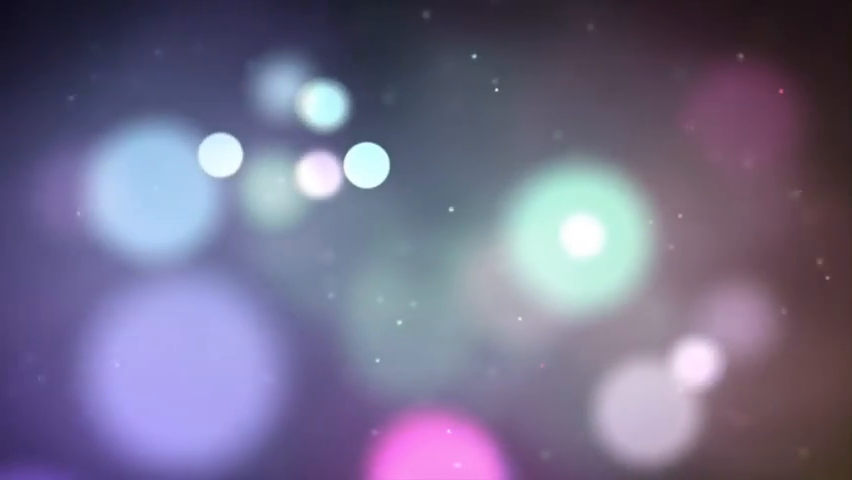
#> input picture frame 39 of src2/opencv/data/video_bg.mp4, 852 x 480 px, given in place of the camera
$ jupyter execute videocapture.ipynb
#> lines starting #> are read from the running program, lines starting #| are printed output that depends on the picture
[cell 1]
import cv2
cap = cv2.VideoCapture(0)
if not cap.isOpened():
    raise RuntimeError("ERROR! Unable to open camera")
try:
    width = int(cap.get(cv2.CAP_PROP_FRAME_WIDTH))
    heigth = int(cap.get(cv2.CAP_PROP_FRAME_HEIGHT))
    print(f'width = {width}, heigth = {heigth}')

    while True:
        ret, frame = cap.read()
#> frame is the input picture: shape (480, 852, 3); mean B, G, R 138.1, 109.7, 115

        gray = cv2.cvtColor(frame, cv2.COLOR_BGR2GRAY)
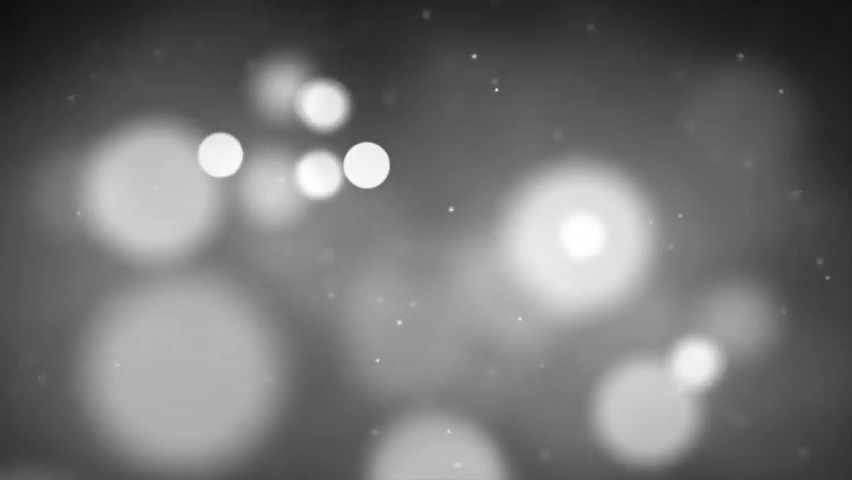
#> gray: shape (480, 852); min 15, max 255, mean 114.5
        flip_frame = cv2.flip(frame, 1)
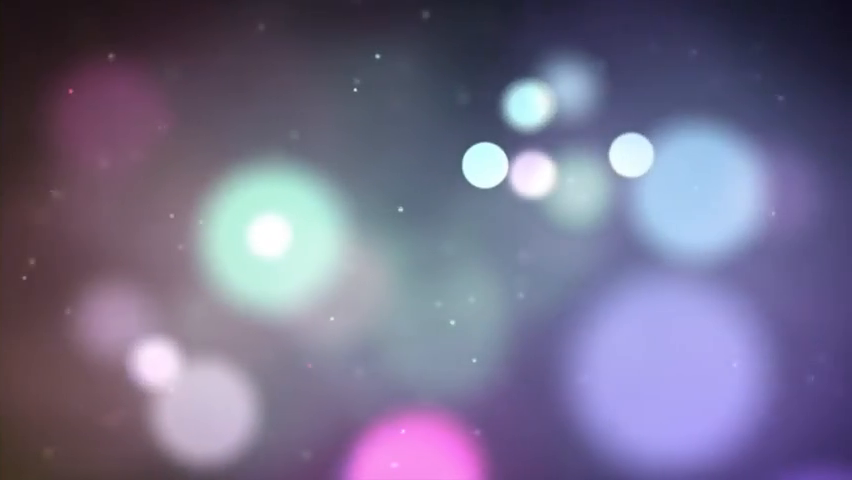
#> flip_frame: shape (480, 852, 3); mean B, G, R 138.1, 109.7, 115
        cv2.imshow('frame', flip_frame)

        if cv2.waitKey(1) == 27:
#> (key Esc is pressed here)
             break
finally:
    cap.release()
    cv2.destroyAllWindows()

[cell 2]
import cv2
cap = cv2.VideoCapture("/dev/video0")
if not cap.isOpened():
    raise RuntimeError("ERROR! Unable to open camera")
try:
    width = int(cap.get(cv2.CAP_PROP_FRAME_WIDTH))
    heigth = int(cap.get(cv2.CAP_PROP_FRAME_HEIGHT))
    print(f'width = {width}, heigth = {heigth}')

    fourcc = cv2.VideoWriter_fourcc(*'DIVX')
    out = cv2.VideoWriter('./test__.avi', fourcc, 20,
    (width, heigth), isColor=False)

    while True:
        ret, frame = cap.read()
        gray = cv2.cvtColor(frame, cv2.COLOR_BGR2GRAY)
        dd = cv2.flip(gray, 1)
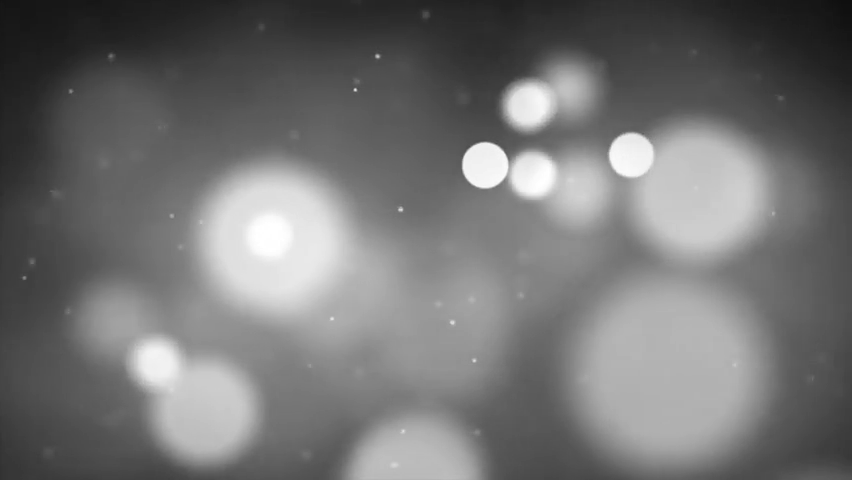
#> dd: shape (480, 852); min 15, max 255, mean 114.5
        cv2.imshow('frame', dd)
        out.write(dd)
        if cv2.waitKey(1) == 27:
#> (key Esc is pressed here)
            break

finally:
    cap.release()
    out.release()
    cv2.destroyAllWindows()

$ run again, starting later in the video
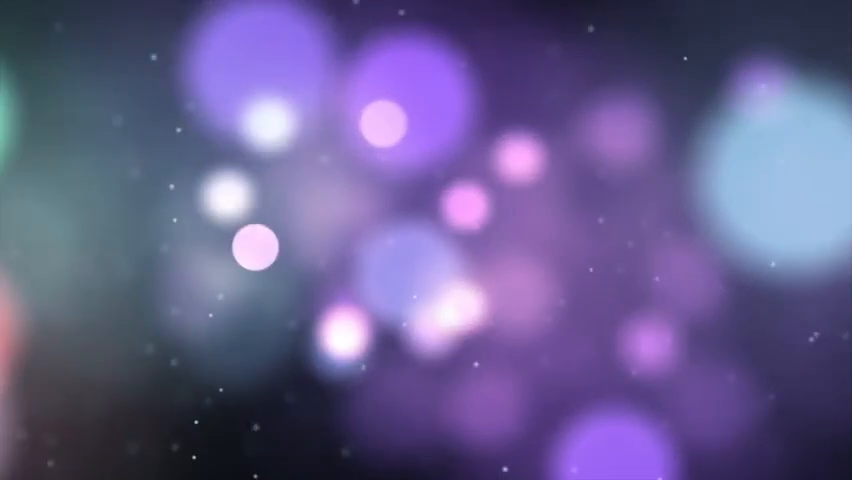
#> input picture frame 176 of src2/opencv/data/video_bg.mp4, 852 x 480 px, given in place of the camera
#> frame is the input picture: shape (480, 852, 3); mean B, G, R 142.2, 92.9, 101.6
#> `flip_frame = cv2.flip(frame, 1)`:
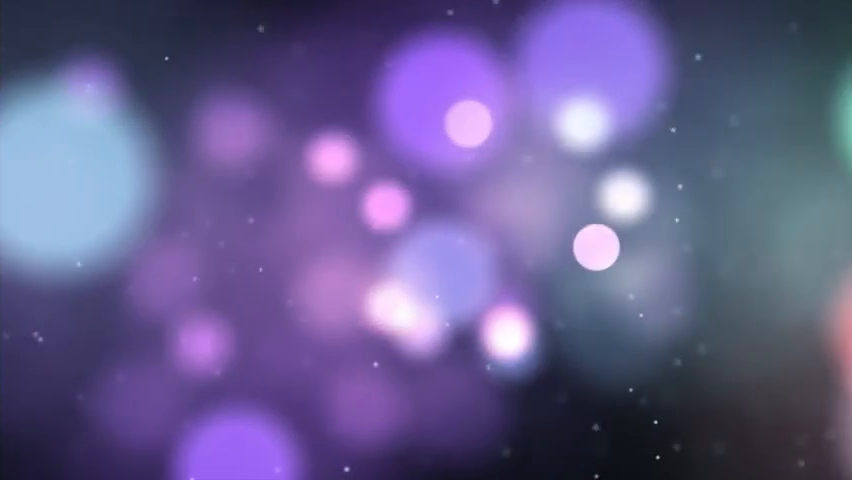
#> flip_frame: shape (480, 852, 3); mean B, G, R 142.2, 92.9, 101.6
#> `dd = cv2.flip(gray, 1)`:
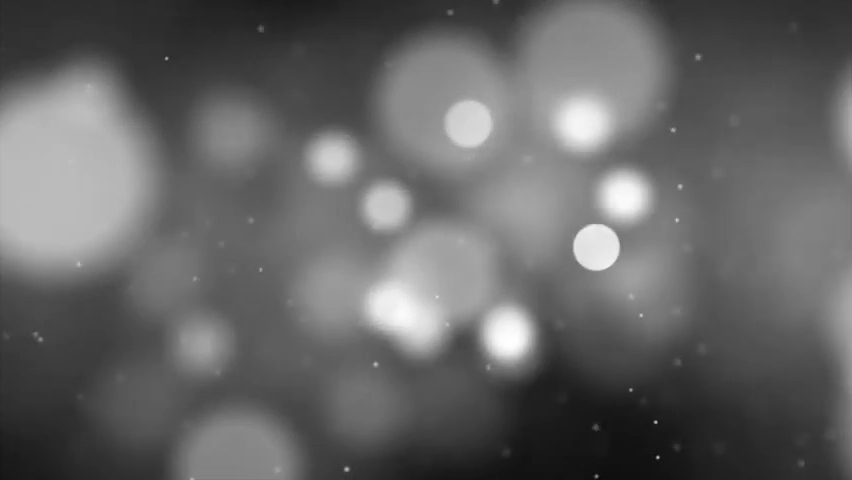
#> dd: shape (480, 852); min 5, max 254, mean 101.2

$ run again, starting later in the video
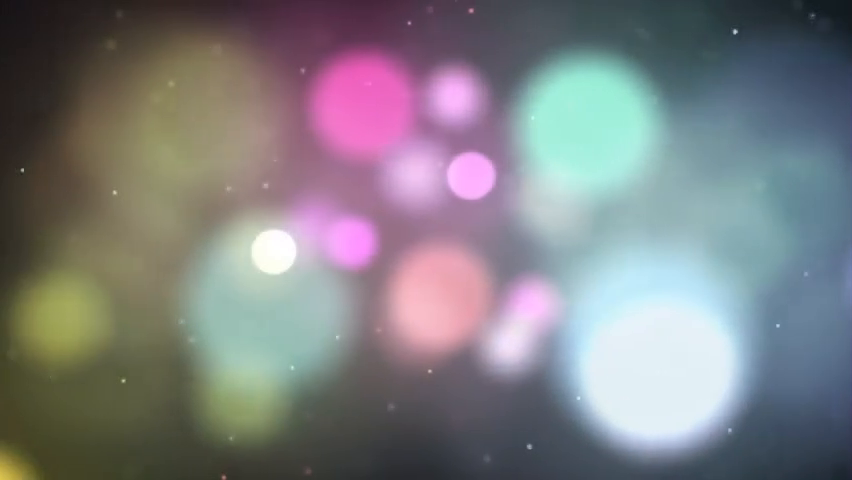
#> input picture frame 313 of src2/opencv/data/video_bg.mp4, 852 x 480 px, given in place of the camera
#> frame is the input picture: shape (480, 852, 3); mean B, G, R 129.5, 125.9, 125.8
#> `flip_frame = cv2.flip(frame, 1)`:
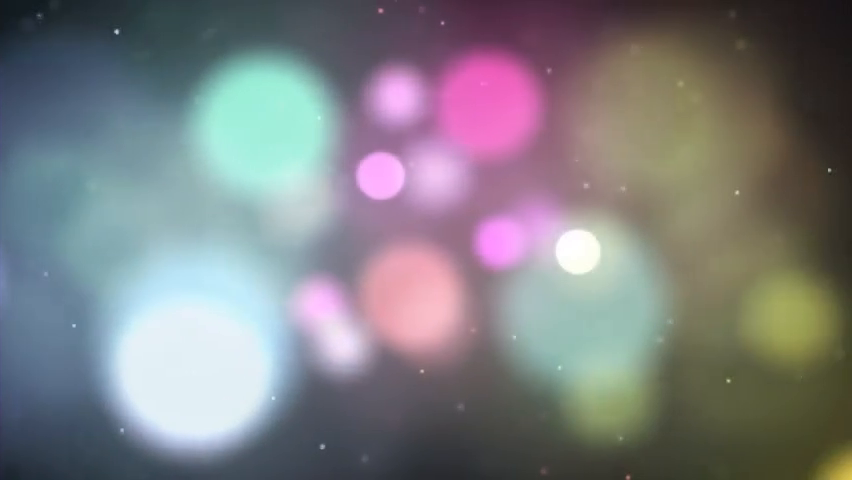
#> flip_frame: shape (480, 852, 3); mean B, G, R 129.5, 125.9, 125.8
#> `dd = cv2.flip(gray, 1)`:
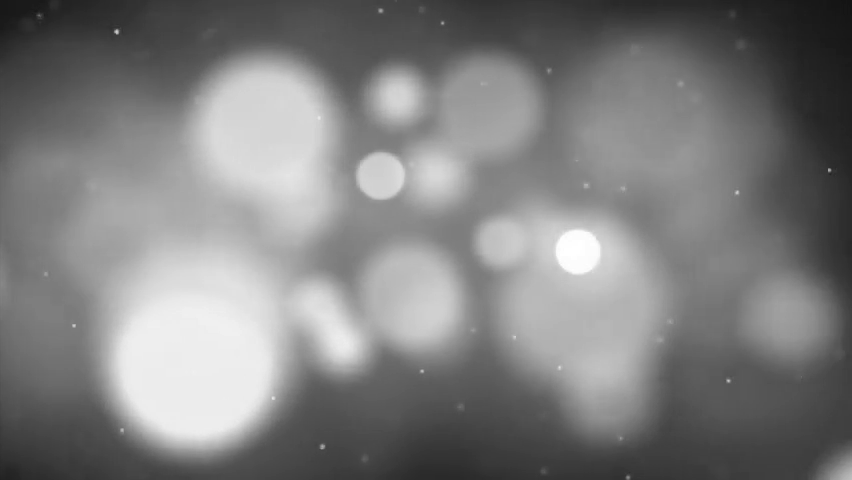
#> dd: shape (480, 852); min 19, max 255, mean 126.3
